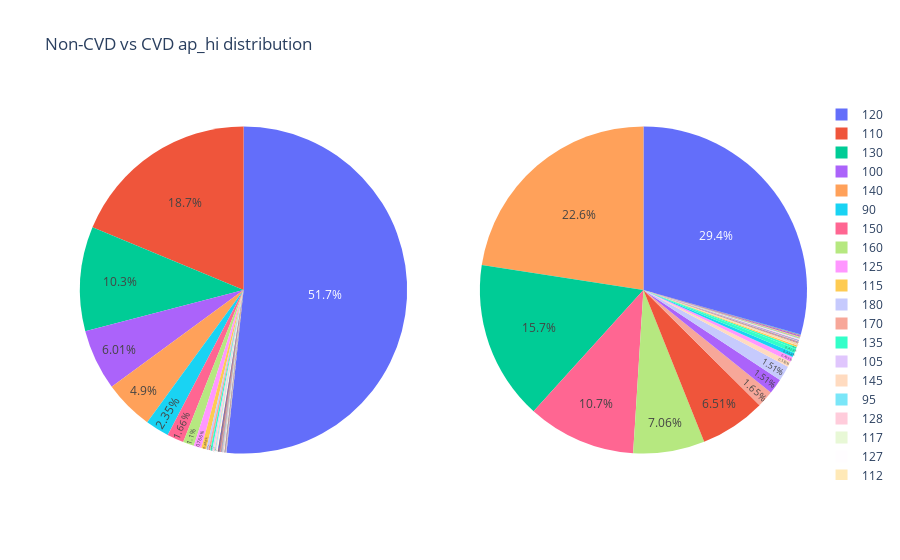

Here is the notebook cell this chart was saved with:
### Code cell
cvd = cleanedData.loc[cleanedData['cardio'] == 1, 'ap_hi'].copy()
non_cvd = cleanedData.loc[cleanedData['cardio'] == 0, 'ap_hi'].copy()

fig = make_subplots(rows=1, cols=2, specs=[[{"type": "pie"}, {"type": "pie"}]])

fig.update_layout(title_text="Non-CVD vs CVD ap_hi distribution", template="plotly_white")
fig.add_trace(go.Pie(values=non_cvd.value_counts().values, labels=cleanedData[cleanedData['cardio'] == 0]['ap_hi'].value_counts().index.to_list()),row=1, col=1)
fig.add_trace(go.Pie(values=cvd.value_counts().values, labels=cleanedData[cleanedData['cardio'] == 1]['ap_hi'].value_counts().index.to_list()),row=1, col=2)
fig.update_traces(textposition='inside')
fig.show()

### Figure 1 — Plotly figure (JSON) as saved in the notebook; plotly's stock layout.template omitted (floating-point values rounded to 4 significant figures)
{"data": [{"domain": {"x": [0, 0.45], "y": [0, 1]}, "labels": [120, 110, 130, 100, 140, 90, 150, 160, 125, 115, 180, 170, 135, 105, 145, 95, 128, 117, 127, 112, 124, 122, 123, 113, 126, 132, 118, 109, 119, 106, 102, 138, 108, 114, 121, 103, 148, 116, 111, 151, 134, 107, 155, 137, 165, 129, 99, 144, 131, 166, 136, 149, 101, 133, 171, 147, 146, 168, 156, 153, 175, 172, 154, 96, 159, 176, 143, 162, 142, 141, 164, 104, 163, 158, 157, 152, 93, 178, 139, 173, 174, 169], "textposition": "inside", "type": "pie", "values": [17680, 6414, 3531, 2056, 1678, 805, 567, 376, 262, 167, 70, 66, 64, 48, 45, 27, 24, 17, 16, 15, 15, 13, 11, 11, 10, 10, 10, 9, 9, 9, 9, 8, 8, 8, 7, 7, 6, 6, 6, 6, 6, 6, 6, 5, 5, 4, 4, 4, 4, 4, 3, 3, 3, 3, 3, 3, 3, 3, 3, 3, 3, 3, 2, 2, 2, 2, 2, 2, 2, 2, 2, 1, 1, 1, 1, 1, 1, 1, 1, 1, 1, 1]}, {"domain": {"x": [0.55, 1], "y": [0, 1]}, "labels": [120, 140, 130, 150, 160, 110, 170, 100, 180, 145, 125, 90, 135, 155, 115, 165, 141, 105, 153, 128, 123, 138, 143, 136, 168, 139, 148, 134, 147, 175, 156, 151, 127, 149, 144, 158, 142, 146, 131, 154, 152, 163, 126, 118, 121, 164, 162, 159, 104, 112, 171, 167, 172, 119, 132, 133, 116, 113, 161, 122, 169, 137, 114, 157, 111, 117, 179, 166, 173, 95, 174, 129, 124, 177, 106, 103, 97, 107, 108, 176, 178, 101], "textposition": "inside", "type": "pie", "values": [9716, 7463, 5199, 3543, 2335, 2152, 547, 500, 499, 176, 165, 147, 140, 67, 50, 32, 18, 15, 11, 10, 10, 10, 10, 10, 9, 9, 9, 9, 9, 8, 7, 7, 7, 7, 6, 6, 6, 6, 6, 6, 6, 5, 5, 5, 5, 5, 5, 5, 5, 5, 5, 4, 4, 4, 4, 4, 3, 3, 3, 3, 3, 3, 3, 3, 3, 3, 3, 2, 2, 2, 2, 2, 2, 2, 1, 1, 1, 1, 1, 1, 1, 1]}], "layout": {"title": {"text": "Non-CVD vs CVD ap_hi distribution"}}}
